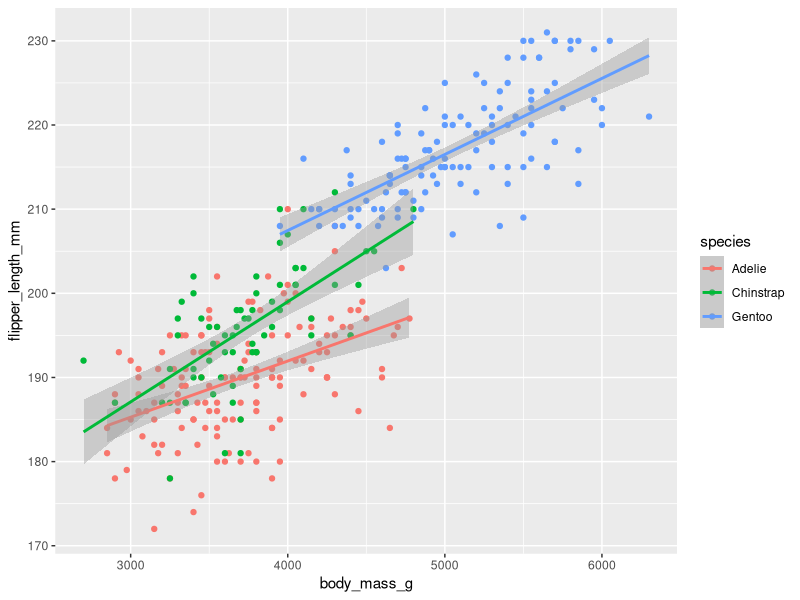
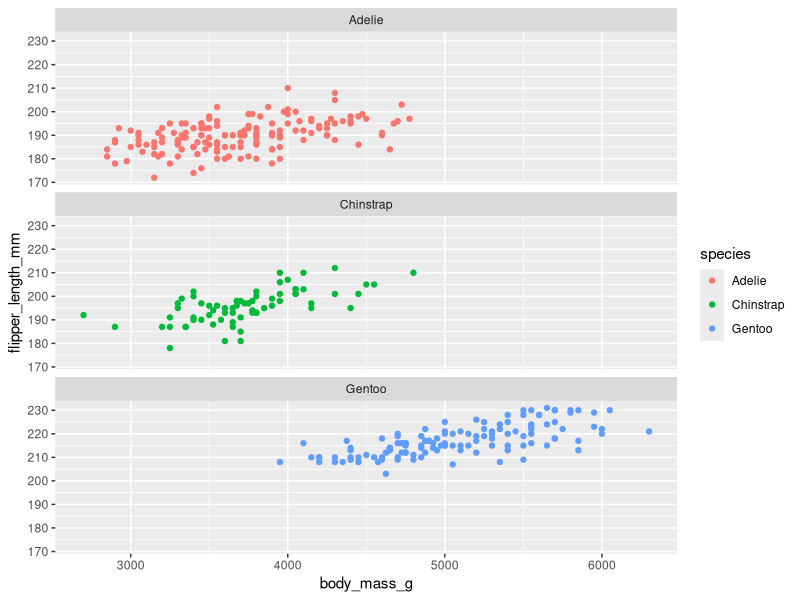

The R script that drew these images, in order:
## ---- chunk 1
library(palmerpenguins) #install.packages("palmerpenguins")
library(tidyverse)
## ---- chunk 2
penguins %>%
  ggplot(mapping = aes(x = body_mass_g, y = flipper_length_mm, color = species)) +
  geom_point() +
  geom_smooth(method = "lm")
## ---- chunk 3
penguins %>%
  ggplot() +
  geom_point(mapping = aes(x = body_mass_g, y = flipper_length_mm, color = species)) +
  facet_wrap(~species, nrow=3)
